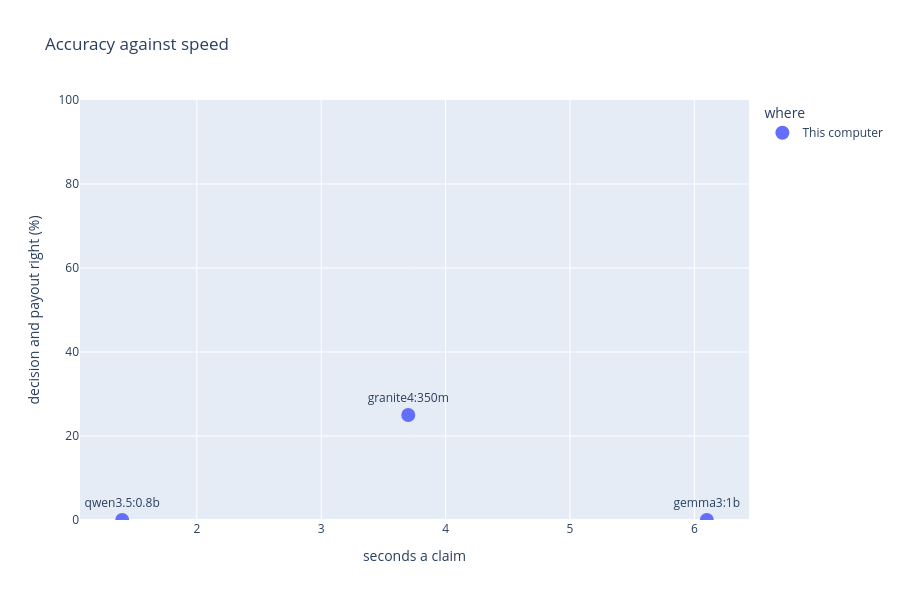

Source (notebook cell):
### Markdown cell above
### Accuracy against speed

The best place to be is the top left: accurate and fast. The local times depend on your computer.

### Code cell
fig = px.scatter(
    summary,
    x="seconds a claim",
    y="decision and payout right (%)",
    color="where",
    text="model",
    title="Accuracy against speed",
    height=600,
)
fig.update_traces(marker_size=14, textposition="top center")
fig.update_yaxes(range=[0, 100])
fig.show()

### Figure 1 — Plotly figure (JSON) as saved in the notebook; plotly's stock layout.template omitted (floating-point values rounded to 4 significant figures)
{"data": [{"hovertemplate": "where=This computer<br>seconds a claim=%{x}<br>decision and payout right (%)=%{y}<br>model=%{text}<extra></extra>", "legendgroup": "This computer", "marker": {"color": "#636efa", "size": 14, "symbol": "circle"}, "mode": "markers+text", "name": "This computer", "orientation": "v", "showlegend": true, "text": ["qwen3.5:0.8b", "gemma3:1b", "granite4:350m"], "textposition": "top center", "type": "scatter", "x": [1.4, 6.1, 3.7], "xaxis": "x", "y": [0, 0, 25], "yaxis": "y"}], "layout": {"height": 600, "legend": {"title": {"text": "where"}, "tracegroupgap": 0}, "title": {"text": "Accuracy against speed"}, "xaxis": {"anchor": "y", "domain": [0.0, 1.0], "title": {"text": "seconds a claim"}}, "yaxis": {"anchor": "x", "domain": [0.0, 1.0], "range": [0, 100], "title": {"text": "decision and payout right (%)"}}}}
